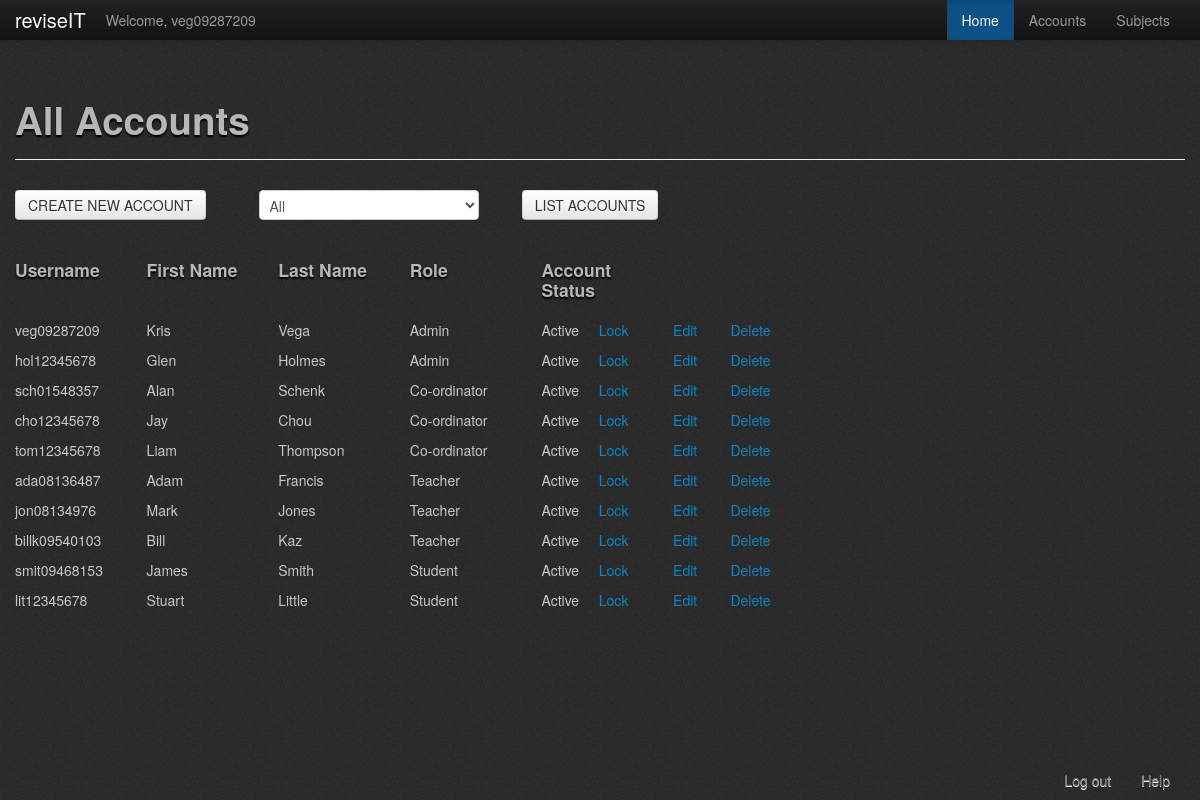
The app's page /php/admin/all_Accounts.php (signed in) with its own data.
### tables this page shows
CREATE TABLE `users` (
  `UserID` int(11) NOT NULL AUTO_INCREMENT,
  `fName` varchar(50) NOT NULL,
  `lName` varchar(50) NOT NULL,
  `username` varchar(50) NOT NULL,
  `password` varchar(50) NOT NULL,
  `role` int(1) NOT NULL COMMENT '1 = Admin, 2 = Coordinator, 3 = Teacher, 4 = Student',
  `locked` tinyint(1) NOT NULL COMMENT '0 = unlocked, 1 = locked',
  PRIMARY KEY (`UserID`)
);

### php/admin/all_Accounts.php (the view, shortened to what this page needs)
<?php
  require '../check_logged_in.php';
?>
<!DOCTYPE html>
<html>
<head>
  <?php
    include '../header_container.php';
  ?>
</head>
<body>
<?php
  include 'admin_menu_bar.php';
?>
<br /><br />
<div class="container">
<div class="page-header">
  <h1>All Accounts</h1>
</div>
<div class='row-fluid'>
  <?php
		if (isset($_GET["ROLE"])) $xrole = $_GET["ROLE"];
		else $xrole = 5;
		if ($xrole == 5 || $xrole == NULL)
		{
			$result = $db->prepare("SELECT * FROM users ORDER BY role ASC");
      		$result->execute();
    	}
?>
  <div class='span8'>
    <div class='row-fluid'>
      <div class='span4'>
    <form action='CreateUser.php' method='post'>
        <input type='submit' value='CREATE NEW ACCOUNT' name='newAccnt' class='btn' />
	</form>
      </div>
	<form action='<?php echo $_SERVER["PHP_SELF"]; ?>' method='post'>
      <div class='span4'>
        <select name='listRole'>
          <option <?php if ($xrole == 5) echo " selected='selected'"; ?>>All</option>
        </select>
      </div>
      <div class='span4'>
        <input type='submit' value='LIST ACCOUNTS' name='newList' class='btn' />
      </div>
    </form>
  </div>
    <div class='row-fluid'>
      <div class='span2'>
        <h4>Username</h4>
      </div>
      <div class='span2'>
        <h4>First Name</h4>
      </div>
      <div class='span2'>
        <h4>Last Name</h4>
      </div>
      <div class='span2'>
       <h4>Role</h4>
      </div>
      <div class='span2'>
        <h4>Account Status</h4>
      </div>
      <div class='span2'>
      </div>
    </div>
    <?php
			while($row = $result->fetch(PDO::FETCH_ASSOC))
			{
				echo "<div class='row-fluid'>";
					echo "<div class='span2'>".$row['username']."</div>";
					echo "<div class='span2'>".$row['fName']."</div>";
					echo "<div class='span2'>".$row['lName']."</div>";
					echo "<div class='span2'>";
						if ($row['role'] == "1") echo 'Admin';
						else if ($row['role'] == "2") echo 'Co-ordinator';
						else if ($row['role'] == "3") echo 'Teacher';
						else if ($row['role'] == "4") echo 'Student';
					echo"</div>";
					echo "<div class='span2'>";
						echo "<div class'row-fluid'>";
							echo "<div class='span6'>";
								if ($row['locked'] == "1") echo 'Locked';
								else echo 'Active';
							echo "</div>";
							echo "<div class='span6'>";
								if ($row['locked'] == "1")
								echo '<a href="UnlockAccount.php?ID=' . $row['username'] . '">Unlock</a>';
								else if ($row['locked'] == "0") echo '<a href="LockAccount.php?ID=' . $row['username'] . '">Lock</a>';
							echo "</div>";
						echo "</div>";
					echo"</div>";
					echo "<div class='span2'>";
						echo "<div class'row-fluid'>";
							echo "<div class='span6'>";
								echo "<div class='span1'>".'<a href="EditAccount.php?ID=' . $row['UserID'] . '">Edit</a></div>';
							echo "</div>";
							echo "<div class='span6'>";
								echo "<div class='span1'>".'<a href="DeleteAccount.php?ID=' . $row['UserID'] . '">Delete</a></div>';
							echo "</div>";
						echo "</div>";
					echo"</div>";
			}
		echo "</div>";
?>
<div class="navbar navbar-fixed-bottom">
  <div class="container">
    <div class="nav-collapse collapse">
      <ul class="nav pull-right">
        <li><a href="#">Log out</a></li>
        <li><a href="#">Help</a></li>
      </ul>
    </div>
  </div>
</div>
</body>
</html>

### php/header_container.php (shortened to what this page needs)
<link rel="stylesheet" type="text/css" href="../../assets/css/bootstrap-wysihtml5-0.0.2.css"></link>
<link rel="stylesheet" href="../../assets/css/version1.css">
<link rel="stylesheet" href="../../assets/css/bootstro.css">
<link rel="stylesheet" href="../../assets/css/bootstrap-responsive.css">

### php/admin/admin_menu_bar.php (shortened to what this page needs)
<div class="navbar navbar-fixed-top navbar-inverse">
	<div class="navbar-inner">
		<div class="container">
			<a href="../home_page_director.php" class="brand">reviseIT</a>
			<p class="nav navbar-text"><?php echo "Welcome, ".$_SESSION['username']?></strong></p>
			<div class="nav-collapse collapse">
				<ul class="nav pull-right">
					<li class="active bootstro" data-bootstro-placement="bottom" data-bootstro-title="Home Page" data-bootstro-content="Click this link to go to the <b>Home</b> page."><a href="admin_Home.php">Home</a></li>
					<li class="bootstro" data-bootstro-placement="bottom" data-bootstro-title="Accounts Page" data-bootstro-content="Click this link to go to the <b>Accounts</b> page"><a href="all_Accounts.php">Accounts</a></li>
					<li class="bootstro" data-bootstro-placement="bottom" data-bootstro-title="Subjects Page" data-bootstro-content="Click on this link to see a list of all the subjects."><a href="../subjects/all_Subjects.php">Subjects</a></li>
				</ul>
			</div>
		</div>
	</div>
</div>

### records on screen
users: username "veg09287209", fName "Kris", lName "Vega", role "Admin", locked "Active"
users: username "hol12345678", fName "Glen", lName "Holmes", role "Admin", locked "Active"
users: username "sch01548357", fName "Alan", lName "Schenk", role "Co-ordinator", locked "Active"
users: username "cho12345678", fName "Jay", lName "Chou", role "Co-ordinator", locked "Active"
users: username "tom12345678", fName "Liam", lName "Thompson", role "Co-ordinator", locked "Active"
users: username "ada08136487", fName "Adam", lName "Francis", role "Teacher", locked "Active"
users: username "jon08134976", fName "Mark", lName "Jones", role "Teacher", locked "Active"
users: username "billk09540103", fName "Bill", lName "Kaz", role "Teacher", locked "Active"
users: username "smit09468153", fName "James", lName "Smith", role "Student", locked "Active"
users: username "lit12345678", fName "Stuart", lName "Little", role "Student", locked "Active"

### other values on screen
$_SESSION['username'] "veg09287209"
